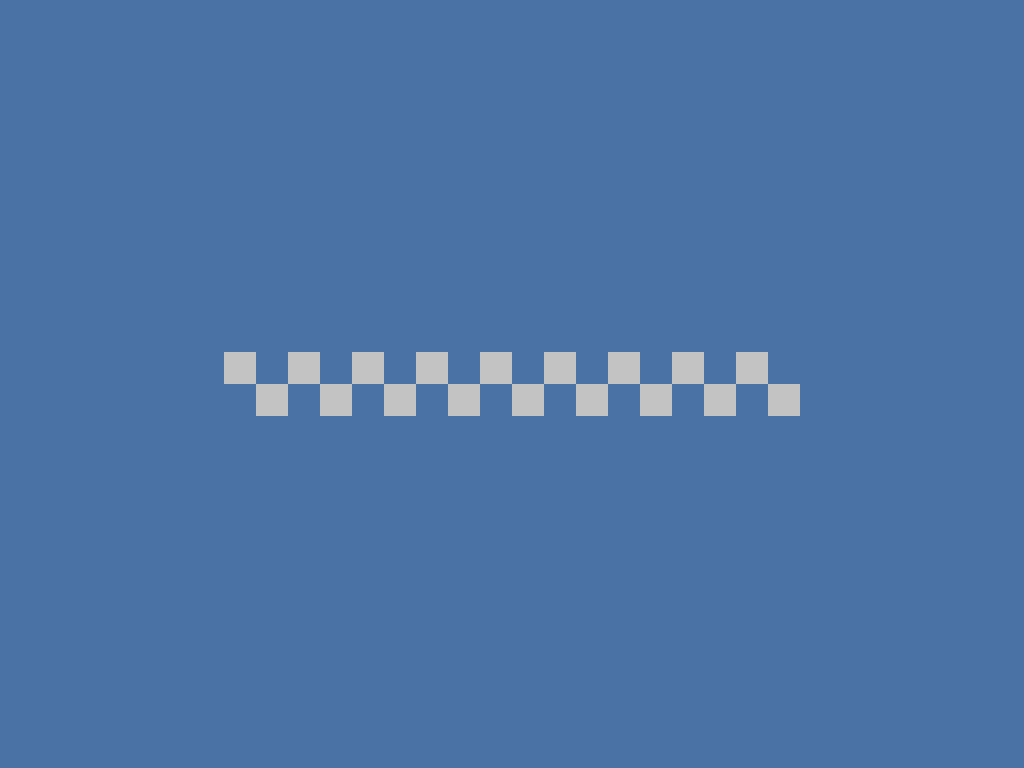

This is a level from a 2D game, rendered from its Tiled map with the project's own tilesets. A one-line summary and the complete map file follow:
An orthogonal 32x24 tile map with 32x32 px tiles, 1 tile layer (floor), 2 tilesets and 10 objects (4x wall, 2x kill_ball, 2x kill_ball_node, spawn, exit).

<map version="1.0" tiledversion="1.1.4" orientation="orthogonal" renderorder="right-down" width="32" height="24" tilewidth="32" tileheight="32" infinite="0" nextobjectid="20">
 <properties>
  <property name="on_enter">local state=  states.get_state("game")
local label = state.message_label
local message=  "Red alert, red alert."
label:set_text(message)
state.timer:after(5, function()
        label:set_text("")
end)</property>
 </properties>
 <tileset firstgid="1" name="blue" tilewidth="32" tileheight="32" tilecount="1" columns="1">
  <image source="../graphics/blue.png" width="32" height="32" />
 </tileset>
 <tileset firstgid="2" name="white" tilewidth="32" tileheight="32" tilecount="1" columns="1">
  <image source="../graphics/white.png" width="32" height="32" />
 </tileset>
 <layer name="floor" width="32" height="24">
  <data encoding="csv">
1,1,1,1,1,1,1,1,1,1,1,1,1,1,1,1,1,1,1,1,1,1,1,1,1,1,1,1,1,1,1,1,
1,1,1,1,1,1,1,1,1,1,1,1,1,1,1,1,1,1,1,1,1,1,1,1,1,1,1,1,1,1,1,1,
1,1,1,1,1,1,1,1,1,1,1,1,1,1,1,1,1,1,1,1,1,1,1,1,1,1,1,1,1,1,1,1,
1,1,1,1,1,1,1,1,1,1,1,1,1,1,1,1,1,1,1,1,1,1,1,1,1,1,1,1,1,1,1,1,
1,1,1,1,1,1,1,1,1,1,1,1,1,1,1,1,1,1,1,1,1,1,1,1,1,1,1,1,1,1,1,1,
1,1,1,1,1,1,1,1,1,1,1,1,1,1,1,1,1,1,1,1,1,1,1,1,1,1,1,1,1,1,1,1,
1,1,1,1,1,1,1,1,1,1,1,1,1,1,1,1,1,1,1,1,1,1,1,1,1,1,1,1,1,1,1,1,
1,1,1,1,1,1,1,1,1,1,1,1,1,1,1,1,1,1,1,1,1,1,1,1,1,1,1,1,1,1,1,1,
1,1,1,1,1,1,1,1,1,1,1,1,1,1,1,1,1,1,1,1,1,1,1,1,1,1,1,1,1,1,1,1,
1,1,1,1,1,1,1,1,1,1,1,1,1,1,1,1,1,1,1,1,1,1,1,1,1,1,1,1,1,1,1,1,
1,1,1,1,1,1,1,1,1,1,1,1,1,1,1,1,1,1,1,1,1,1,1,1,1,1,1,1,1,1,1,1,
1,1,1,1,1,1,1,2,1,2,1,2,1,2,1,2,1,2,1,2,1,2,1,2,1,1,1,1,1,1,1,1,
1,1,1,1,1,1,1,1,2,1,2,1,2,1,2,1,2,1,2,1,2,1,2,1,2,1,1,1,1,1,1,1,
1,1,1,1,1,1,1,1,1,1,1,1,1,1,1,1,1,1,1,1,1,1,1,1,1,1,1,1,1,1,1,1,
1,1,1,1,1,1,1,1,1,1,1,1,1,1,1,1,1,1,1,1,1,1,1,1,1,1,1,1,1,1,1,1,
1,1,1,1,1,1,1,1,1,1,1,1,1,1,1,1,1,1,1,1,1,1,1,1,1,1,1,1,1,1,1,1,
1,1,1,1,1,1,1,1,1,1,1,1,1,1,1,1,1,1,1,1,1,1,1,1,1,1,1,1,1,1,1,1,
1,1,1,1,1,1,1,1,1,1,1,1,1,1,1,1,1,1,1,1,1,1,1,1,1,1,1,1,1,1,1,1,
1,1,1,1,1,1,1,1,1,1,1,1,1,1,1,1,1,1,1,1,1,1,1,1,1,1,1,1,1,1,1,1,
1,1,1,1,1,1,1,1,1,1,1,1,1,1,1,1,1,1,1,1,1,1,1,1,1,1,1,1,1,1,1,1,
1,1,1,1,1,1,1,1,1,1,1,1,1,1,1,1,1,1,1,1,1,1,1,1,1,1,1,1,1,1,1,1,
1,1,1,1,1,1,1,1,1,1,1,1,1,1,1,1,1,1,1,1,1,1,1,1,1,1,1,1,1,1,1,1,
1,1,1,1,1,1,1,1,1,1,1,1,1,1,1,1,1,1,1,1,1,1,1,1,1,1,1,1,1,1,1,1,
1,1,1,1,1,1,1,1,1,1,1,1,1,1,1,1,1,1,1,1,1,1,1,1,1,1,1,1,1,1,1,1
</data>
 </layer>
 <objectgroup name="entities">
  <object id="2" type="spawn" x="224" y="352" width="32" height="64" />
  <object id="3" type="kill_ball" x="288" y="352" width="32" height="32">
   <properties>
    <property name="path" value="13" />
   </properties>
  </object>
  <object id="4" type="kill_ball" x="704" y="384" width="32" height="32">
   <properties>
    <property name="path" value="16" />
   </properties>
  </object>
  <object id="5" type="exit" x="768" y="352" width="32" height="64">
   <properties>
    <property name="map_name" value="six" />
   </properties>
  </object>
  <object id="6" type="wall" x="192" y="320" width="640" height="32" />
  <object id="7" type="wall" x="800" y="352" width="32" height="64" />
  <object id="8" type="wall" x="192" y="416" width="640" height="32" />
  <object id="12" type="wall" x="192" y="352" width="32" height="64" />
  <object id="13" type="kill_ball_node" x="704" y="352" width="32" height="32" />
  <object id="16" type="kill_ball_node" x="288" y="384" width="32" height="32" />
 </objectgroup>
</map>
